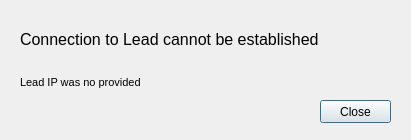
<?xml version="1.0" encoding="UTF-8"?>
<ui version="4.0">
 <class>Dialog</class>
 <widget class="QDialog" name="Dialog">
  <property name="geometry">
   <rect>
    <x>0</x>
    <y>0</y>
    <width>411</width>
    <height>140</height>
   </rect>
  </property>
  <property name="windowTitle">
   <string>Dialog</string>
  </property>
  <widget class="QWidget" name="verticalLayoutWidget_3">
   <property name="geometry">
    <rect>
     <x>20</x>
     <y>20</y>
     <width>371</width>
     <height>81</height>
    </rect>
   </property>
   <layout class="QVBoxLayout" name="verticalLayout">
    <item>
     <widget class="QLabel" name="label_2">
      <property name="font">
       <font>
        <pointsize>12</pointsize>
       </font>
      </property>
      <property name="text">
       <string>Connection to Lead cannot be established</string>
      </property>
     </widget>
    </item>
    <item>
     <widget class="QLabel" name="label_1">
      <property name="font">
       <font>
        <pointsize>8</pointsize>
       </font>
      </property>
      <property name="text">
       <string>Lead IP was no provided</string>
      </property>
     </widget>
    </item>
   </layout>
  </widget>
  <widget class="QPushButton" name="pushButton">
   <property name="geometry">
    <rect>
     <x>320</x>
     <y>100</y>
     <width>71</width>
     <height>23</height>
    </rect>
   </property>
   <property name="text">
    <string>Close</string>
   </property>
  </widget>
 </widget>
 <resources/>
 <connections/>
</ui>
